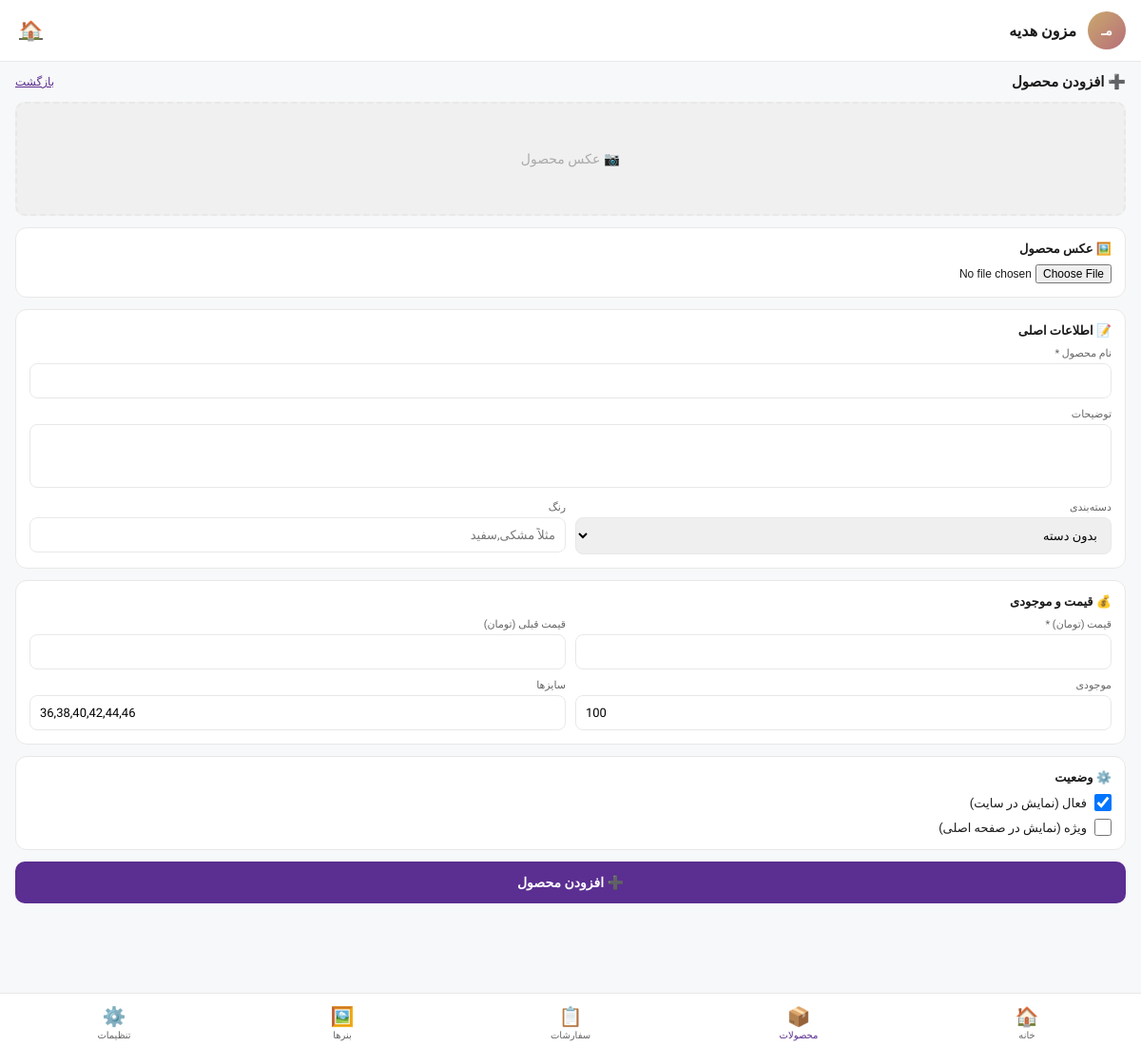
Page /admin/products/edit/742 (signed in) on the earlier database version.
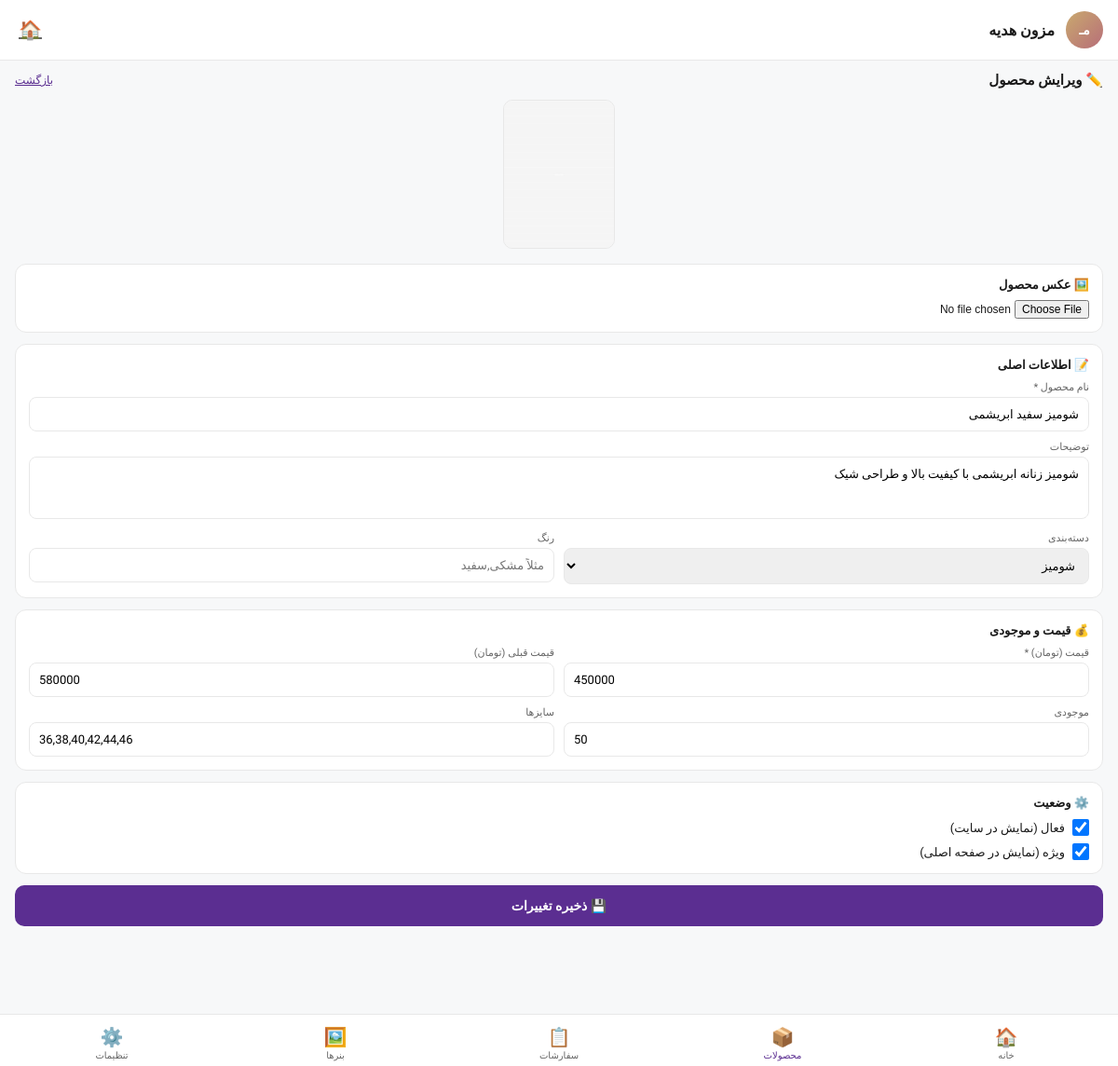
Same page on the later database version.
### tables this page shows
CREATE TABLE products (
            id INTEGER PRIMARY KEY AUTOINCREMENT,
            name TEXT NOT NULL,
            description TEXT,
            price INTEGER NOT NULL,
            old_price INTEGER,
            category_id INTEGER,
            image TEXT,
            sizes TEXT DEFAULT 'S,M,L,XL',
            colors TEXT,
            stock INTEGER DEFAULT 100,
            discount INTEGER DEFAULT 0,
            is_featured INTEGER DEFAULT 0,
            is_active INTEGER DEFAULT 1,
            rating REAL DEFAULT 4.5,
            reviews_count INTEGER DEFAULT 0,
            created_at TIMESTAMP DEFAULT CURRENT_TIMESTAMP,
            FOREIGN KEY (category_id) REFERENCES categories(id)
        );

CREATE TABLE categories (
            id INTEGER PRIMARY KEY AUTOINCREMENT,
            name TEXT NOT NULL,
            name_en TEXT,
            slug TEXT UNIQUE NOT NULL,
            icon TEXT
        );

### app.py (the view, shortened to what this page needs)
@app.route('/admin/products/edit/<int:product_id>', methods=['GET', 'POST'])
@admin_required
def admin_product_edit(product_id):
    db = get_db()
    product = db.execute('SELECT * FROM products WHERE id = ?', (product_id,)).fetchone()
    categories = db.execute('SELECT * FROM categories').fetchall()
    settings = {row['key']: row['value'] for row in db.execute('SELECT * FROM settings').fetchall()}
    return render_template('admin/product_form.html', product=product, categories=categories, settings=settings)

### app.py (called while the page is built)
def get_db():
    if 'db' not in g:
        g.db = sqlite3.connect(app.config['DATABASE'])
        g.db.row_factory = sqlite3.Row
    return g.db

def admin_required(f):
    @wraps(f)
    def decorated_function(*args, **kwargs):
        if 'user_id' not in session:
            flash('لطفاً ابتدا وارد شوید', 'warning')
            return redirect(url_for('login'))
        db = get_db()
        user = db.execute('SELECT * FROM users WHERE id = ?', (session['user_id'],)).fetchone()
        if not user or not user['is_admin']:
            flash('دسترسی غیرمجاز', 'danger')
            return redirect(url_for('home'))
        return f(*args, **kwargs)
    return decorated_function

@app.after_request
def add_security_headers(response):
    response.headers['X-Content-Type-Options'] = 'nosniff'
    response.headers['X-Frame-Options'] = 'SAMEORIGIN'
    response.headers['X-XSS-Protection'] = '1; mode=block'
    return response

### templates/admin/product_form.html (shortened to what this page needs)
{% extends "admin/base.html" %}
{% block content %}
<div style="display:flex;align-items:center;justify-content:space-between;padding:12px 16px">
  <div style="font-size:15px;font-weight:700">{% if product %}✏️ ویرایش محصول{% else %}➕ افزودن محصول{% endif %}</div>
  <a href="/admin/products" style="font-size:12px;color:var(--primary)">بازگشت</a>
</div>
<form method="POST" action="{% if product %}/admin/products/edit/{{ product.id }}{% else %}/admin/products/add{% endif %}" style="padding:0 16px 80px">
<div style="margin-bottom:12px;text-align:center">
  {% if product and product.image %}
  <img id="imgPreview" src="{{ product.image }}" style="max-height:160px;border-radius:10px;border:1px solid var(--border)">
  {% else %}
  <div id="imgPreview" style="width:100%;height:120px;background:#f0f0f0;border-radius:10px;display:flex;align-items:center;justify-content:center;color:#aaa;font-size:14px;border:2px dashed var(--border)">📷 عکس محصول</div>
  {% endif %}
</div>
<div class="panel" style="padding:14px;margin-bottom:12px">
  <div style="font-size:13px;font-weight:600;margin-bottom:8px">🖼️ عکس محصول</div>
  <input type="file" name="image" accept="image/*" id="imageInput" style="width:100%;font-size:12px">
</div>
<div class="panel" style="padding:14px;margin-bottom:12px">
  <div style="font-size:13px;font-weight:600;margin-bottom:10px">📝 اطلاعات اصلی</div>
  <div style="margin-bottom:10px">
    <label style="font-size:11px;color:var(--text2);display:block;margin-bottom:4px">نام محصول *</label>
    <input type="text" name="name" value="{{ product.name if product else '' }}" required style="width:100%;padding:10px;border:1px solid var(--border);border-radius:8px;font-size:13px;font-family:inherit">
  </div>
  <div style="margin-bottom:10px">
    <label style="font-size:11px;color:var(--text2);display:block;margin-bottom:4px">توضیحات</label>
    <textarea name="description" rows="3" style="width:100%;padding:10px;border:1px solid var(--border);border-radius:8px;font-size:13px;font-family:inherit;resize:none">{{ product.description if product else '' }}</textarea>
  </div>
  <div style="display:grid;grid-template-columns:1fr 1fr;gap:10px">
    <div>
      <label style="font-size:11px;color:var(--text2);display:block;margin-bottom:4px">دسته‌بندی</label>
      <select name="category_id" style="width:100%;padding:10px;border:1px solid var(--border);border-radius:8px;font-size:13px;font-family:inherit">
        <option value="0">بدون دسته</option>
        {% for cat in categories %}
        <option value="{{ cat.id }}" {% if product and product.category_id == cat.id %}selected{% endif %}>{{ cat.name }}</option>
        {% endfor %}
      </select>
    </div>
    <div>
      <label style="font-size:11px;color:var(--text2);display:block;margin-bottom:4px">رنگ</label>
      <input type="text" name="color" value="{{ product.color if product else '' }}" placeholder="مثلاً مشکی,سفید" style="width:100%;padding:10px;border:1px solid var(--border);border-radius:8px;font-size:13px;font-family:inherit">
    </div>
  </div>
</div>
<div class="panel" style="padding:14px;margin-bottom:12px">
  <div style="font-size:13px;font-weight:600;margin-bottom:10px">💰 قیمت و موجودی</div>
  <div style="display:grid;grid-template-columns:1fr 1fr;gap:10px;margin-bottom:10px">
    <div>
      <label style="font-size:11px;color:var(--text2);display:block;margin-bottom:4px">قیمت (تومان) *</label>
      <input type="number" name="price" value="{{ product.price if product else '' }}" required style="width:100%;padding:10px;border:1px solid var(--border);border-radius:8px;font-size:13px;font-family:inherit" dir="ltr">
    </div>
    <div>
      <label style="font-size:11px;color:var(--text2);display:block;margin-bottom:4px">قیمت قبلی (تومان)</label>
      <input type="number" name="old_price" value="{{ product.old_price if product else '' }}" style="width:100%;padding:10px;border:1px solid var(--border);border-radius:8px;font-size:13px;font-family:inherit" dir="ltr">
    </div>
  </div>
  <div style="display:grid;grid-template-columns:1fr 1fr;gap:10px">
    <div>
      <label style="font-size:11px;color:var(--text2);display:block;margin-bottom:4px">موجودی</label>
      <input type="number" name="stock" value="{{ product.stock if product else '100' }}" style="width:100%;padding:10px;border:1px solid var(--border);border-radius:8px;font-size:13px;font-family:inherit" dir="ltr">
    </div>
    <div>
      <label style="font-size:11px;color:var(--text2);display:block;margin-bottom:4px">سایزها</label>
      <input type="text" name="sizes" value="{{ product.sizes if product else '36,38,40,42,44,46' }}" style="width:100%;padding:10px;border:1px solid var(--border);border-radius:8px;font-size:13px;font-family:inherit" dir="ltr">
    </div>
  </div>
</div>
<div class="panel" style="padding:14px;margin-bottom:12px">
  <div style="font-size:13px;font-weight:600;margin-bottom:10px">⚙️ وضعیت</div>
  <label style="display:flex;align-items:center;gap:8px;margin-bottom:8px;cursor:pointer">
    <input type="checkbox" name="is_active" value="1" {% if not product or product.is_active %}checked{% endif %} style="width:18px;height:18px">
    <span style="font-size:13px">فعال (نمایش در سایت)</span>
  </label>
  <label style="display:flex;align-items:center;gap:8px;cursor:pointer">
    <input type="checkbox" name="is_featured" value="1" {% if product and product.is_featured %}checked{% endif %} style="width:18px;height:18px">
    <span style="font-size:13px">ویژه (نمایش در صفحه اصلی)</span>
  </label>
</div>
<button type="submit" style="width:100%;padding:14px;background:var(--primary);color:#fff;border:none;border-radius:10px;font-size:14px;font-weight:600;cursor:pointer;font-family:inherit">
  {% if product %}💾 ذخیره تغییرات{% else %}➕ افزودن محصول{% endif %}
</button>
</form>
{% endblock %}

### templates/admin/base.html (shortened to what this page needs)
<!DOCTYPE html>
<html lang="fa" dir="rtl">
<head>
</head>
<body>
<div class="topbar">
  <div class="topbar-logo">مـ</div>
  <div class="topbar-name">مزون هدیه</div>
  <a href="/" class="topbar-icon">🏠</a>
</div>
<div style="min-height:calc(100vh - 130px)">
{% block content %}{% endblock %}
</div>
<div class="bottomnav">
  <a href="/admin" class="{% if request.endpoint == 'admin_dashboard' %}active{% endif %}">
    <span class="bi">🏠</span>خانه
  </a>
  <a href="/admin/products" class="{% if request.endpoint and 'product' in request.endpoint %}active{% endif %}">
    <span class="bi">📦</span>محصولات
  </a>
  <a href="/admin/orders" class="{% if request.endpoint and 'order' in request.endpoint %}active{% endif %}">
    <span class="bi">📋</span>سفارشات
  </a>
  <a href="/admin/banners" class="{% if request.endpoint == 'admin_banners' %}active{% endif %}">
    <span class="bi">🖼️</span>بنرها
  </a>
  <a href="/admin/settings" class="{% if request.endpoint == 'admin_settings' %}active{% endif %}">
    <span class="bi">⚙️</span>تنظیمات
  </a>
</div>
</body>
</html>

### templates/admin/base.html (style rules this page uses)
* { margin:0;padding:0;box-sizing:border-box }
:root { --primary:#5B2E91;--primary-light:#7B4FB5;--bg:#F7F8F9;--white:#fff;--text:#1A1A1A;--text2:#666;--border:#E8E8E8;--red:#E53935;--green:#2E7D32;--blue:#1976D2;--yellow:#FF9800;--badge-red:#E53935 }
body { font-family:'Vazirmatn',sans-serif;background:var(--bg);color:var(--text);-webkit-font-smoothing:antialiased;padding-bottom:70px }
.topbar { background:var(--white);padding:12px 16px;display:flex;align-items:center;gap:12px;border-bottom:1px solid var(--border);position:sticky;top:0;z-index:100 }
.topbar-logo { width:40px;height:40px;border-radius:50%;background:linear-gradient(135deg,#c9a96e,#b76e79);display:flex;align-items:center;justify-content:center;color:#fff;font-size:14px;font-weight:700 }
.topbar-name { font-size:16px;font-weight:600;flex:1 }
.topbar-icon { font-size:20px;cursor:pointer;padding:4px;color:var(--text2) }
.panel { background:var(--white);border-radius:12px;border:1px solid var(--border);overflow:hidden }
.bottomnav { position:fixed;bottom:0;left:0;right:0;background:var(--white);border-top:1px solid var(--border);display:flex;z-index:100;padding:6px 0 env(safe-area-inset-bottom,0) }
.bottomnav a { flex:1;display:flex;flex-direction:column;align-items:center;gap:2px;padding:6px 0;font-size:10px;color:var(--text2);text-decoration:none;transition:color 0.2s }
.bottomnav a.active { color:var(--primary) }
.bottomnav a .bi { font-size:20px }

Differences in the rows shown:
added products: image (picture), name "شومیز سفید ابریشمی", description "شومیز زنانه ابریشمی با کیفیت بالا و طراحی شیک", category_id "شومیز", price "450000", old_price "580000", stock "50", sizes "36,38,40,42,44,46", is_active "☑", is_featured "☑"
Other differences:
form field category_id: "بدون دسته" → (not shown)
form field stock: "100" → (not shown)
form field sizes: "36,38,40,42,44,46" → (not shown)
form field is_active: "☑" → (not shown)
form field is_featured: "☐" → (not shown)
text no longer shown: "➕ افزودن محصول 📷 عکس محصول ➕ افزودن محصول"
text now shown: "✏️ ویرایش محصول 💾 ذخیره تغییرات"
